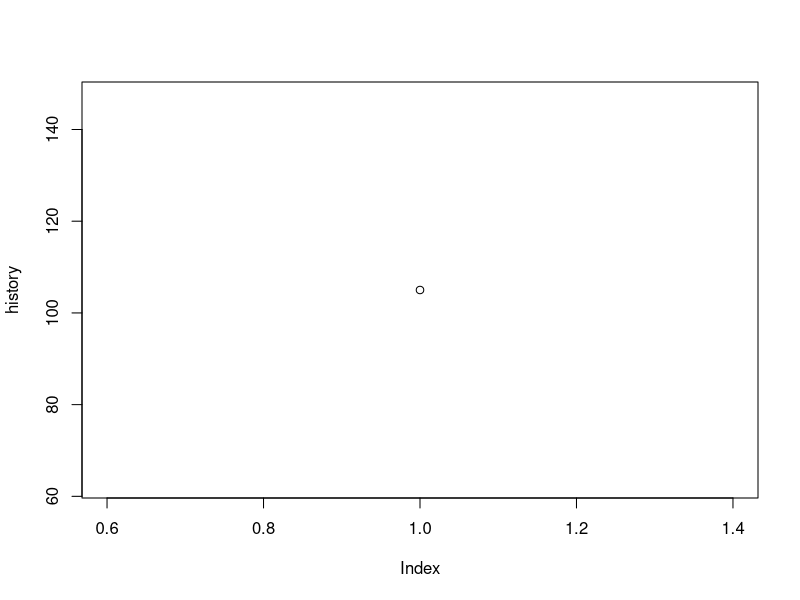
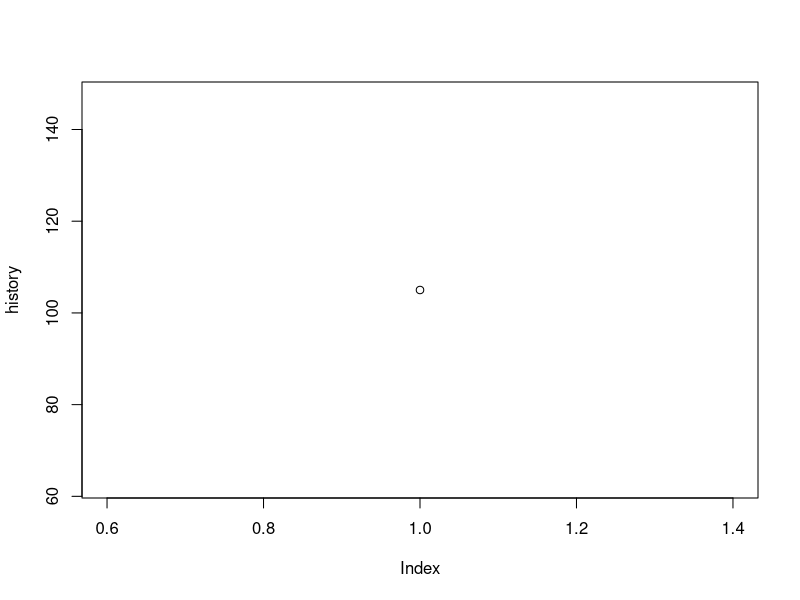
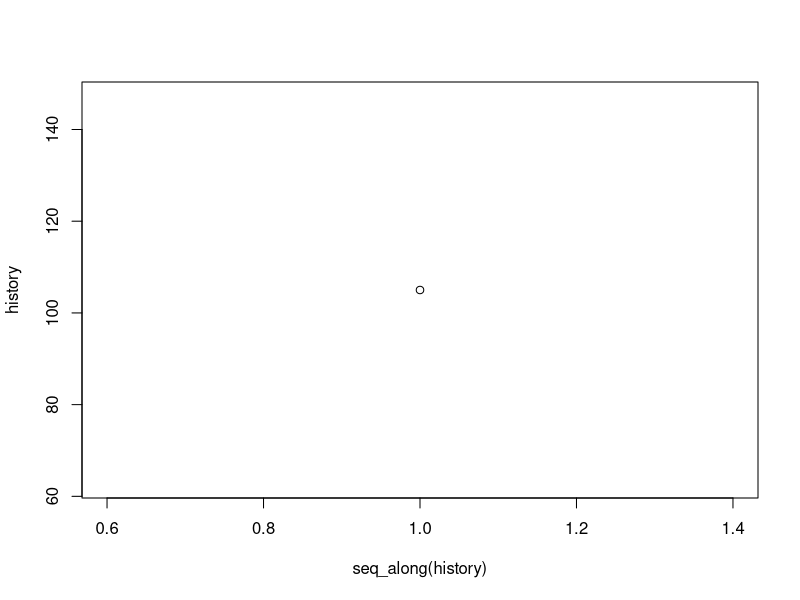

These charts were generated, in order, by the following R code:
# -------------------------------------------
# Introduction to Programming with R
# Session 06: Loops
# Exercise: Bacteria growth
# -------------------------------------------

# Preparation -------------------------------


# Task 1: How many bacteria after two days?
#
# Starting with 100 million bacteria at the beginning of the experiment (hour 0),
# write a `for` loop that increases the number by 5 percent in every iteration.
# Continue the loop until the end of the experiment after two days (i.e., 48 hours).
# 
# * Store the interim results (the population size) for each
#   hour. To do so, create an empty vector with the correct length
#   before you start with the loop!
# * Check that the final population size is correct:
#       100 * 1.05^48 = 1040.13
# * Visualize the result using `barplot()` or `plot()` 
#   (in combination with with `type = "l"` or `"p"`, `"o"`, `"b"`, `"h"`).

x <- 100
for (t in 1:48){    # loop is equivalent to 1.05^48
  x <- x*1.05
  
}
x 

x <- 100
history <- c()
for (i in 1.48){
  x <- 1.05*x
  history <- c(history,x)

}

plot(history)
plot(history, type = 'o')
plot(seq_along(history), history, type = 'o')

# Task 2: Exceeding a trillion bacteria
#
# Investigate how many hours are needed until the number of bacteria
# exeed a trillion bacteria (i.e., a million million).
# 
# * Again, employ an initial number of 100 million bacteria and an hourly growth rate of 5 percent.
# * Write a `while` (or `repeat`) loop to obtain the number of iterations by
#   breaking from the loop when the result exceed a million million.
# * Compare the result with the exact (decimal) solution:
#        t = log(1000000 / 100) / log(1.05) = 188.77

x <- 100
t <- 0
while (x <= 1e6){
  t <- t + 1
  x <- 1.05*x
  
}
x
t


x <- 100
t <- 0 
repeat{
  t <- t + 1
  x <- 1.05*x
  if (x <= 1e6) break
}
x 
t

